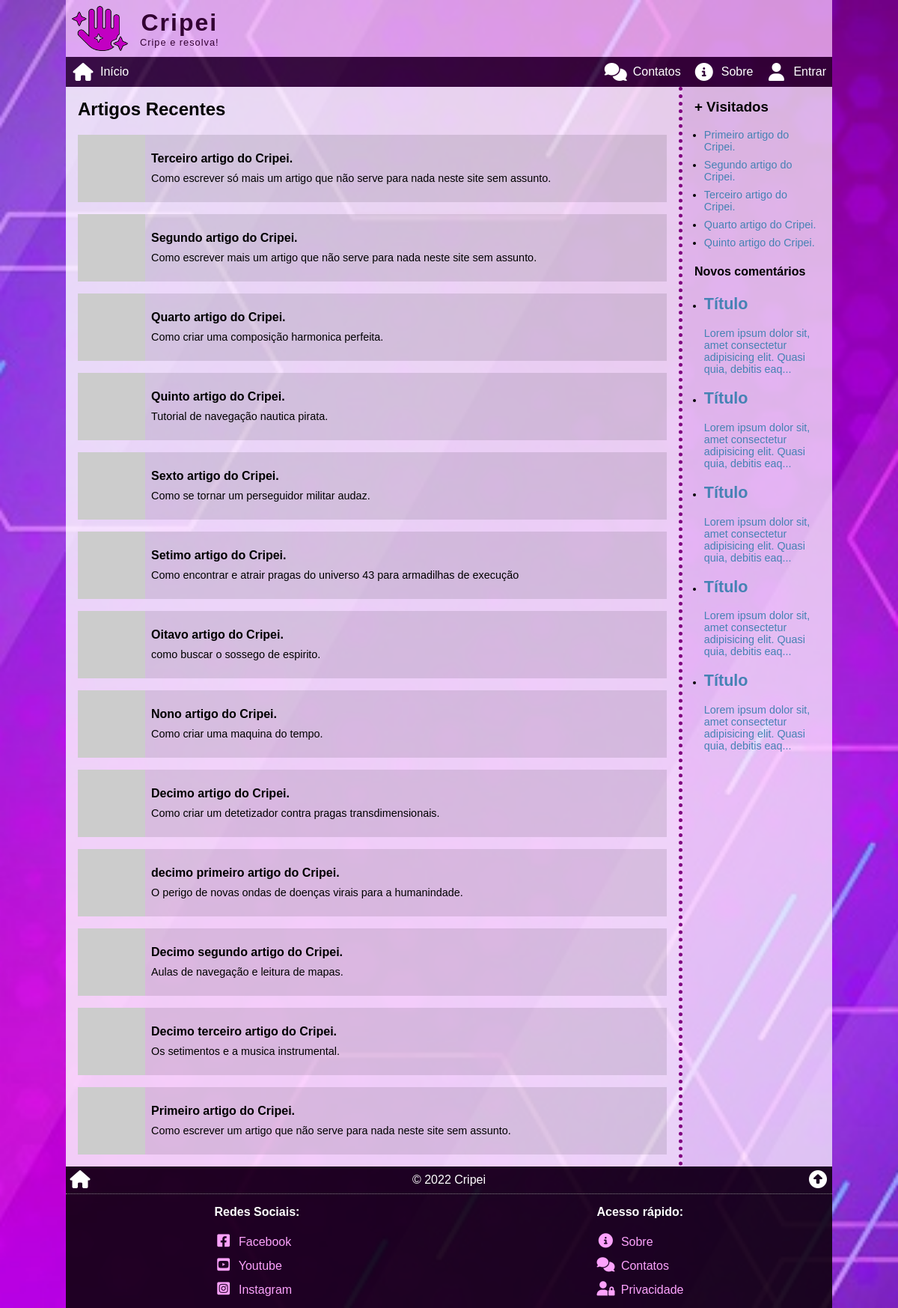
The page / on the database its author committed.
### tables this page shows
CREATE TABLE articles (
    art_id INT PRIMARY KEY NOT NULL AUTO_INCREMENT,
    art_date TIMESTAMP DEFAULT CURRENT_TIMESTAMP,
    art_title VARCHAR(255) NOT NULL,
    art_thumb VARCHAR(255) NOT NULL,
    art_intro VARCHAR(255) NOT NULL,
    art_author INT,
    art_content LONGTEXT NOT NULL,
    art_status ENUM('on', 'off', 'deleted') DEFAULT 'on',
    art_counter INT DEFAULT 0,
    FOREIGN KEY (art_author) REFERENCES users (user_id)
);

### _config.php (called while the page is built, shortened)
<?php
$site_name = "Cripei";
$site_slogan = "Cripe e resolva!";
$site_logo = "/img/logo01.128.png";

### index.php (the view, shortened to what this page needs)
<?php
require($_SERVER['DOCUMENT_ROOT'] . '/_config.php');
$sql = <<<SQL
SELECT
	art_id, art_title, art_thumb, art_intro
FROM `articles`
WHERE art_status = 'on'
	AND art_date <= NOW()
ORDER BY art_date DESC;
SQL;
$res = $conn->query($sql);
$page_article = <<<HTML
<h2>Artigos Recentes</h2>
HTML;
while ($art = $res->fetch_assoc()) :
    $page_article .= <<<HTML
<div class="art_block" onclick="location.href = '/view/?{$art['art_id']}'">
    <img src="{$art['art_thumb']}" alt="{$art['art_title']}">
    <div>
        <h4>{$art['art_title']}</h4>
        <span>{$art['art_intro']}</span>
    </div>
</div>
HTML;
endwhile;
$sql = <<<SQL
SELECT art_id, art_title
FROM `articles`
WHERE art_status = 'on'
	AND art_date <= NOW()
ORDER BY art_counter DESC
LIMIT 5;
SQL;
$res = $conn->query($sql);
$page_aside = '<h3>+ Visitados</h3><ul class="u_list">';
while ($top_art = $res->fetch_assoc()) :
    $page_aside .= <<<HTML
<li><a href="/view/?{$top_art['art_id']}">{$top_art['art_title']}</a></li>
HTML;
endwhile;
$sql = <<<SQL
SELECT cmt_article, cmt_content
FROM `comments`
WHERE cmt_status = 'on'
ORDER BY cmt_date
DESC LIMIT 5;
SQL;
$res = $conn->query($sql);
$page_aside .= '</ul><h4>Novos comentários</h4><ul class="u_list">';
while ($comments = $res->fetch_assoc()) :
    $resume = substr($comments['cmt_content'], 0, 100) . '...';
    $page_aside .= <<<HTML
<li><a href="/view/?{$comments['cmt_article']}#comments">{$resume}</a></li>
HTML;
endwhile;
$page_aside .= '</ul>';
require($_SERVER['DOCUMENT_ROOT'] . '/_header.php');
echo <<<HTML
<article>{$page_article}</article>
<aside>{$page_aside}</aside>
HTML;
require($_SERVER['DOCUMENT_ROOT'] . '/_footer.php');

### _header.php (shortened to what this page needs)
<!DOCTYPE html>
<html lang="pt-br">
<head>
    <link rel="stylesheet" href="style.css">
    <link rel="stylesheet" href="https://cdnjs.cloudflare.com/ajax/libs/font-awesome/6.1.1/css/all.min.css">
</head>
<body>
    <div class="wrap">
        <header>
            <a href="/" title="Página inicial"><img src="<?php echo $site_logo ?>" alt="Logotipo de <?php echo $site_name ?>"></a>
            <h1><?php echo $site_name ?><small><?php echo $site_slogan ?></small></h1>
        </header>
        <nav>
            <a href="/" title="Página inicial">
                <i class="fa-solid fa-house fa-fw"></i>
                <span>Início</span>
            </a>
            <a href="/contacts" title="Faça contato">
                <i class="fa-solid fa-comments fa-fw"></i>
                <span>Contatos</span>
            </a>
            <a href="/about" title="Sobre...">
                <i class="fa-solid fa-circle-info fa-fw"></i>
                <span>Sobre</span>
            </a>
            <a href="/user" title="Logue-se...">
                <i class="fa-solid fa-user fa-fw"></i>
                <span>Entrar</span>
            </a>
        </nav>
        <main>

### _footer.php
</main>
<footer>
    <div class="footer-top">
        <a href="/" title="Página inicial"><i class="fa-solid fa-house fa-fw"></i></a>
        <div>&copy; <?php echo date('Y') ?> <?php echo $site_name ?></div>
        <a href="#top" title="Topo da página"><i class="fa-solid fa-circle-up fa-fw"></i></a>
    </div>
    <div class="footer-bottom">
        <div class="bottom-social">
            <h4>Redes Sociais:</h4>
            <a href="https://facebook.com/cripei" target="_blank" title="Nosso Facebook">
                <i class="fa-brands fa-facebook-square fa-fw"></i>
                <span>Facebook</span>
            </a>
            <a href="https://youtube.com/cripei" target="_blank" title="Nosso canal no Youtube">
                <i class="fa-brands fa-youtube-square fa-fw"></i>
                <span>Youtube</span>
            </a>
            <a href="https://instagram.com/cripei" target="_blank" title="Nosso Instagram">
                <i class="fa-brands fa-instagram-square fa-fw"></i>
                <span>Instagram</span>
            </a>
        </div>
        <div class="bottom-menu">
            <h4>Acesso rápido:</h4>
            <a href="/about" title="Sobre a gente">
                <i class="fa-solid fa-circle-info fa-fw"></i>
                <span>Sobre</span>
            </a>
            <a href="/contacts" title="Faça contato conosco">
                <i class="fa-solid fa-comments fa-fw"></i>
                <span>Contatos</span>
            </a>
            <a href="/privacity" title="Sobre sua privacidade">
                <i class="fa-solid fa-user-lock"></i>
                <span>Privacidade</span>
            </a>
        </div>
    </div>
</footer>
</div>
</body>
</html>

### style.css (style rules this page uses)
* { box-sizing: border-box; outline: none; transition: .2s; }
html, body { position: relative; width: 100%; height: 100%; padding: 0; margin: 0; font-family: Tahoma, Verdana, Geneva, sans-serif; font-size: 16px; }
header, nav, main, article, aside, footer { display: block; }
body { background-image: url('/img/background01.jpg'); background-attachment: fixed; background-color: blueviolet; background-position: center; background-repeat: no-repeat; background-size: cover; }
a { color: steelblue; text-decoration: none; }
.wrap { position: relative; width: 100%; height: 100%; max-width: 1024px; margin: auto; }
.wrap>header { display: flex; background: rgba(255, 210, 255, 0.7); align-items: center; }
.wrap>header img { display: block; width: 75px; height: auto; margin: .5rem 1rem .5rem .5rem; }
.wrap>header h1 { margin: 0; text-align: center; color: rgb(50, 0, 50); letter-spacing: 2px; }
.wrap>header small { display: block; font-size: .8rem; letter-spacing: 1px; font-weight: normal; }
.wrap>nav { background: rgba(33, 0, 33, .8); display: flex; align-items: center; justify-content: flex-end; }
.wrap>nav a { display: flex; flex-direction: column; align-items: center; justify-content: center; padding: .5rem; color: #fff; }
.wrap>nav a:first-child { margin-right: auto; }
.wrap>nav i { font-size: 1.5rem; display: block; margin-bottom: .25rem; }
.wrap>footer { background: rgba(15, 0, 15, 0.9); }
.footer-top { display: flex; align-items: center; justify-content: space-between; color: #fff; border-bottom: 1px dotted grey; }
.footer-top a { font-size: 1.5rem; padding: .25rem; color: #fff; }
.footer-bottom { display: flex; color: #fff; justify-content: space-around; }
.footer-bottom div { padding: .5rem; display: flex; flex-direction: column; line-height: 2; }
.footer-bottom h4 { margin: 0; margin-bottom: .5rem; }
.footer-bottom a { color: rgb(252, 162, 252); }
.footer-bottom i { font-size: 1.2rem; margin-right: .25rem; }
.wrap { display: flex; flex-direction: column; }
.wrap>main { flex-grow: 1; }
.wrap>main { display: flex; flex-direction: column; }
.wrap>main>article { border-bottom: 5px dotted purple; padding: 1rem; background: rgba(255, 255, 255, 0.8); flex-grow: 1; }
.wrap>main>article>h2:first-child, .wrap>main>aside>h3:first-child { margin-top: 0; }
.wrap>main>article>*:last-child, .wrap>main>aside>*:last-child { margin-bottom: 0; }
.wrap>main>aside { padding: 1rem; background: rgba(255, 255, 255, 0.7); }
@media (min-width: 768px) { .wrap>main { flex-direction: row; } }
@media (min-width: 768px) { .wrap>main>article { border-bottom: 0; border-right: 5px dotted purple; padding: 1rem; } }
@media (min-width: 768px) { .wrap>main>aside { min-width: 200px; max-width: 200px; } }
@media (min-width: 478px) { .wrap>nav a { flex-direction: row; } }
@media (min-width: 478px) { .wrap>nav i { font-size: 1.1; margin-bottom: 0; margin-right: .5rem; } }
.art_block { display: flex; flex-direction: column; cursor: pointer; margin-bottom: 1rem; background-color: rgba(0, 0, 0, .1); }
.art_block img { display: block; }
.art_block div { padding: .5rem; }
.art_block h4 { margin-top: 0; margin-bottom: .5rem; }
.art_block span { font-size: 90%; }
aside .u_list { margin: 0; padding: 0 0 0 .8rem; font-size: 90%; }
aside .u_list li { margin-top: .5rem; }
@media (min-width: 475px) { .art_block { flex-direction: row; align-items: center; } }
@media (min-width: 475px) { .art_block img { width: 90px; height: 90px; } }

### rows shown on the page
articles: art_title "Terceiro artigo do Cripei.", art_intro "Como escrever só mais um artigo que não serve para nada neste site sem assunto."
articles: art_title "Segundo artigo do Cripei.", art_intro "Como escrever mais um artigo que não serve para nada neste site sem assunto."
articles: art_title "Quarto artigo do Cripei.", art_intro "Como criar uma composição harmonica perfeita."
articles: art_title "Quinto artigo do Cripei.", art_intro "Tutorial de navegação nautica pirata."
articles: art_title "Sexto artigo do Cripei.", art_intro "Como se tornar um perseguidor militar audaz."
articles: art_title "Setimo artigo do Cripei.", art_intro "Como encontrar e atrair pragas do universo 43 para armadilhas de execução"
articles: art_title "Oitavo artigo do Cripei.", art_intro "como buscar o sossego de espirito."
articles: art_title "Nono artigo do Cripei.", art_intro "Como criar uma maquina do tempo."
articles: art_title "Decimo artigo do Cripei.", art_intro "Como criar um detetizador contra pragas transdimensionais."
articles: art_title "decimo primeiro artigo do Cripei.", art_intro "O perigo de novas ondas de doenças virais para a humanindade."
articles: art_title "Decimo segundo artigo do Cripei.", art_intro "Aulas de navegação e leitura de mapas."
articles: art_title "Decimo terceiro artigo do Cripei.", art_intro "Os setimentos e a musica instrumental."
articles: art_title "Primeiro artigo do Cripei.", art_intro "Como escrever um artigo que não serve para nada neste site sem assunto."

### other values the page prints
$site_name "Cripei"
$site_slogan "Cripe e resolva!"
$resume "Título Lorem ipsum dolor sit, amet consectetur adipisicing elit. Quasi quia, debitis eaq..."
